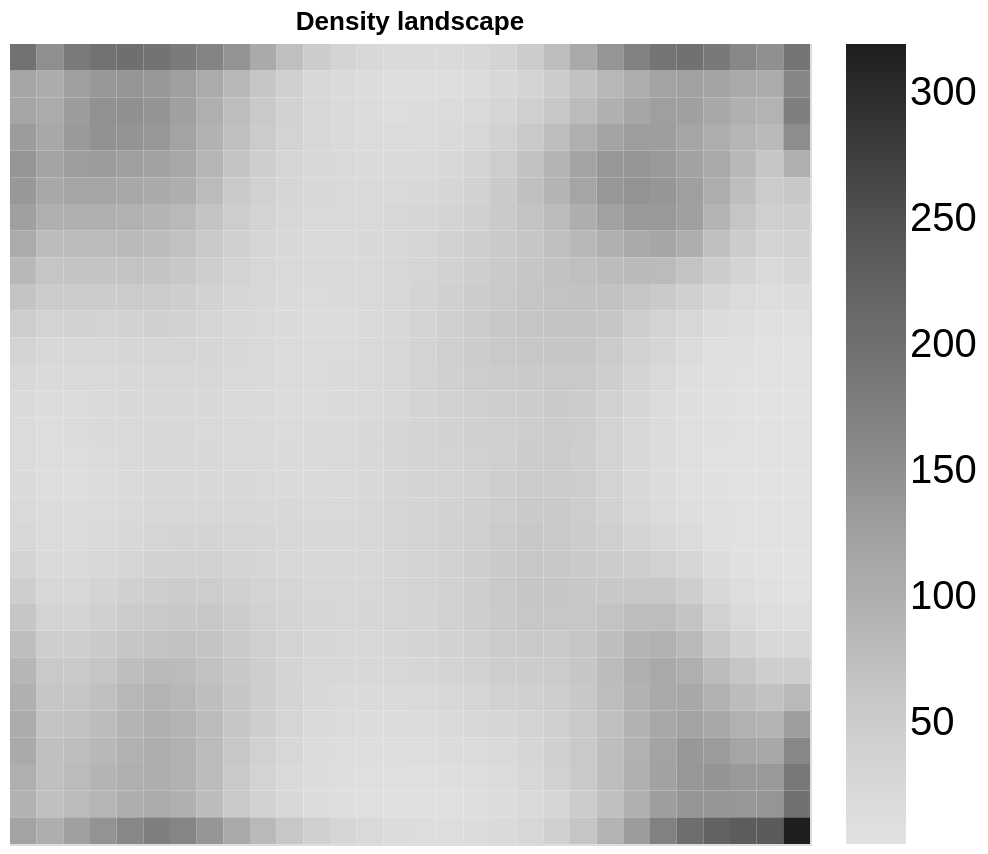

The cell this chart's notebook holds for it:
### Code cell
from gtmkit.utils.density import density_to_table
from gtmkit.plots.altair_landscapes import altair_discrete_density_landscape

density = resps.sum(axis=0)

source = density_to_table(
    density=density,
    node_threshold=0.1
)

chart_density = altair_discrete_density_landscape(source, title='Density landscape')
chart_density.properties(
    width=400, 
    height=400,
).configure_legend(
    labelFontSize=20,
    gradientVerticalMaxLength=600,
    gradientThickness=30,
    tickCount=6
)

### Figure 1 — Vega-Lite specification as saved in the notebook (floating-point values rounded to 4 significant figures; data arrays with more than 128 entries replaced by an {"elided": "..."} marker saying what was removed)
{"config": {"view": {"continuousWidth": 300, "continuousHeight": 300}, "legend": {"gradientThickness": 30, "gradientVerticalMaxLength": 600, "labelFontSize": 20, "tickCount": 6}}, "data": {"name": "data-15765cb3ce8ea3ba9edd09b1dd917e3b"}, "mark": {"type": "rect"}, "encoding": {"color": {"field": "filtered_density", "scale": {"scheme": {"name": "greys"}}, "title": null, "type": "quantitative"}, "tooltip": [{"field": "nodes", "title": "Node", "type": "quantitative"}, {"field": "density", "title": "Density", "type": "quantitative"}], "x": {"axis": null, "field": "x", "scale": {"domain": [1, 2, 3, 4, 5, 6, 7, 8, 9, 10, 11, 12, 13, 14, 15, 16, 17, 18, 19, 20, 21, 22, 23, 24, 25, 26, 27, 28, 29, 30]}, "title": null, "type": "ordinal"}, "y": {"axis": null, "field": "y", "scale": {"domain": [1, 2, 3, 4, 5, 6, 7, 8, 9, 10, 11, 12, 13, 14, 15, 16, 17, 18, 19, 20, 21, 22, 23, 24, 25, 26, 27, 28, 29, 30]}, "title": null, "type": "ordinal"}}, "height": 400, "title": "Density landscape", "width": 400, "$schema": "https://vega.github.io/schema/vega-lite/v5.20.1.json", "datasets": {"data-15765cb3ce8ea3ba9edd09b1dd917e3b": {"elided": "900 records"}}}
